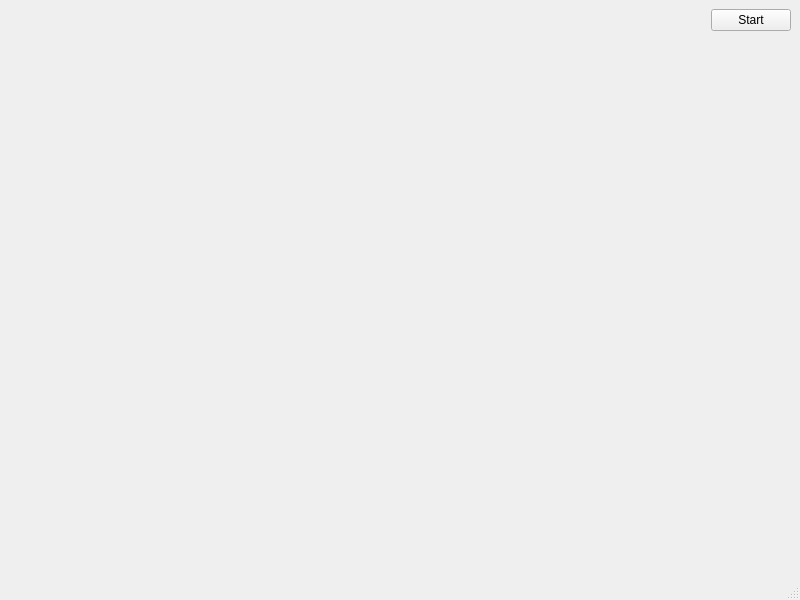
<?xml version="1.0" encoding="UTF-8"?>
<ui version="4.0">
 <class>ACOGui</class>
 <widget class="QMainWindow" name="ACOGui">
  <property name="geometry">
   <rect>
    <x>0</x>
    <y>0</y>
    <width>800</width>
    <height>600</height>
   </rect>
  </property>
  <property name="windowTitle">
   <string>ACO Foraging</string>
  </property>
  <widget class="QWidget" name="centralwidget">
   <layout class="QHBoxLayout" name="horizontalLayout">
    <item>
     <widget class="ACOView" name="widget" native="true">
      <property name="sizePolicy">
       <sizepolicy hsizetype="Expanding" vsizetype="Preferred">
        <horstretch>0</horstretch>
        <verstretch>0</verstretch>
       </sizepolicy>
      </property>
     </widget>
    </item>
    <item>
     <layout class="QVBoxLayout" name="verticalLayout">
      <property name="sizeConstraint">
       <enum>QLayout::SetDefaultConstraint</enum>
      </property>
      <item>
       <widget class="QPushButton" name="startButton">
        <property name="text">
         <string>Start</string>
        </property>
       </widget>
      </item>
      <item>
       <spacer name="verticalSpacer">
        <property name="orientation">
         <enum>Qt::Vertical</enum>
        </property>
        <property name="sizeHint" stdset="0">
         <size>
          <width>20</width>
          <height>40</height>
         </size>
        </property>
       </spacer>
      </item>
     </layout>
    </item>
   </layout>
  </widget>
  <widget class="QMenuBar" name="menubar">
   <property name="geometry">
    <rect>
     <x>0</x>
     <y>0</y>
     <width>800</width>
     <height>21</height>
    </rect>
   </property>
  </widget>
  <widget class="QStatusBar" name="statusbar"/>
 </widget>
 <customwidgets>
  <customwidget>
   <class>ACOView</class>
   <extends>QWidget</extends>
   <header>acoview.h</header>
   <container>1</container>
  </customwidget>
 </customwidgets>
 <resources/>
 <connections/>
</ui>
